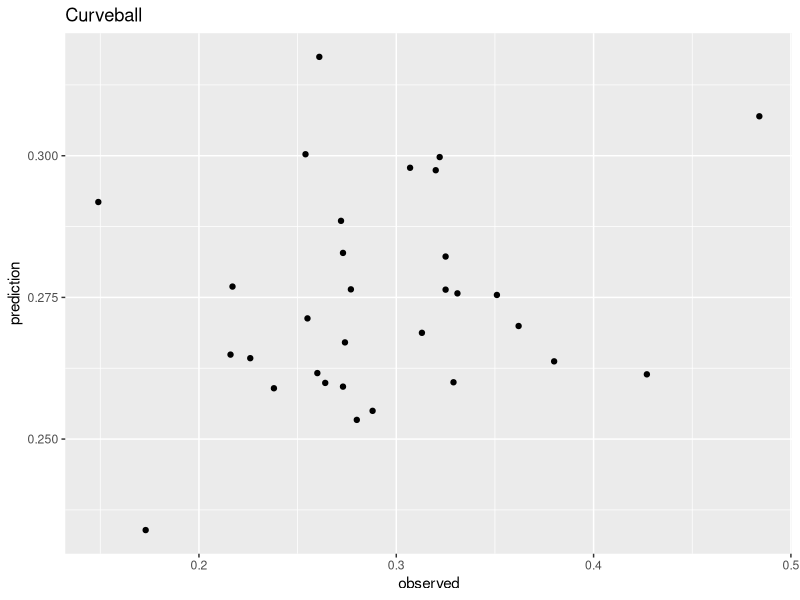
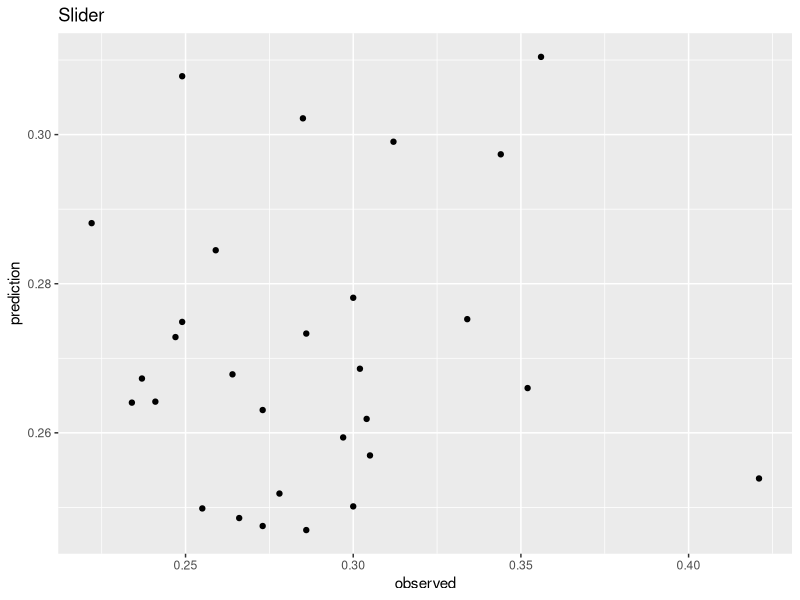
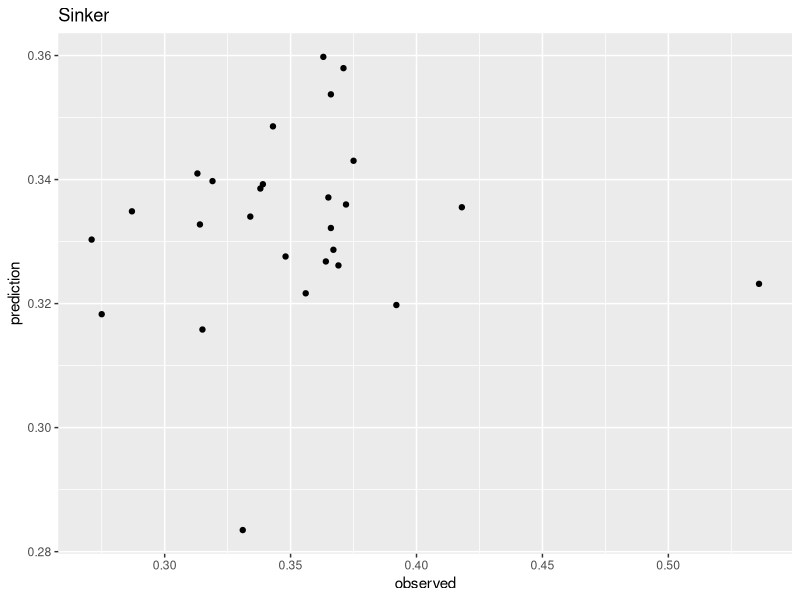
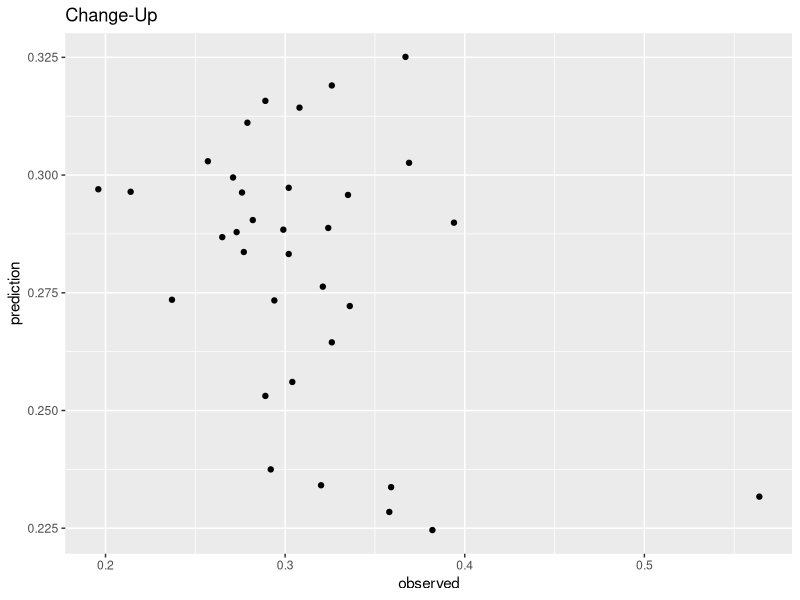
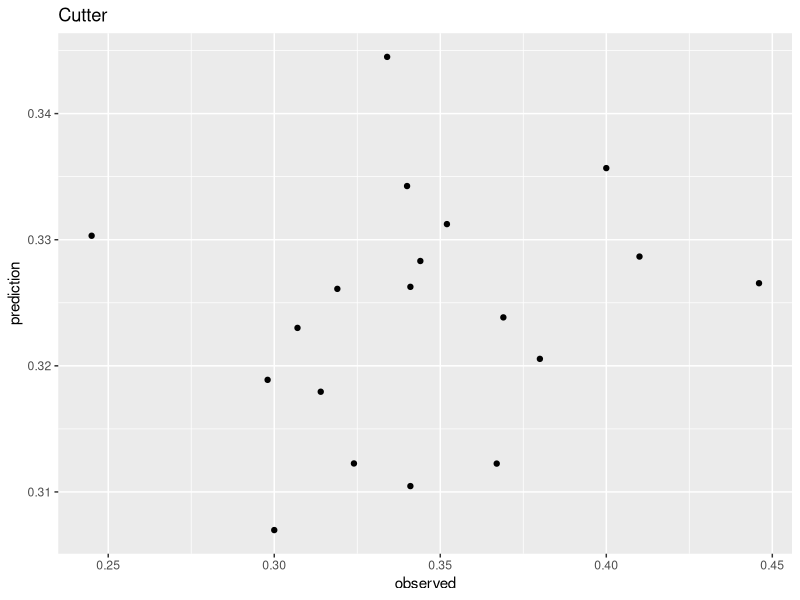
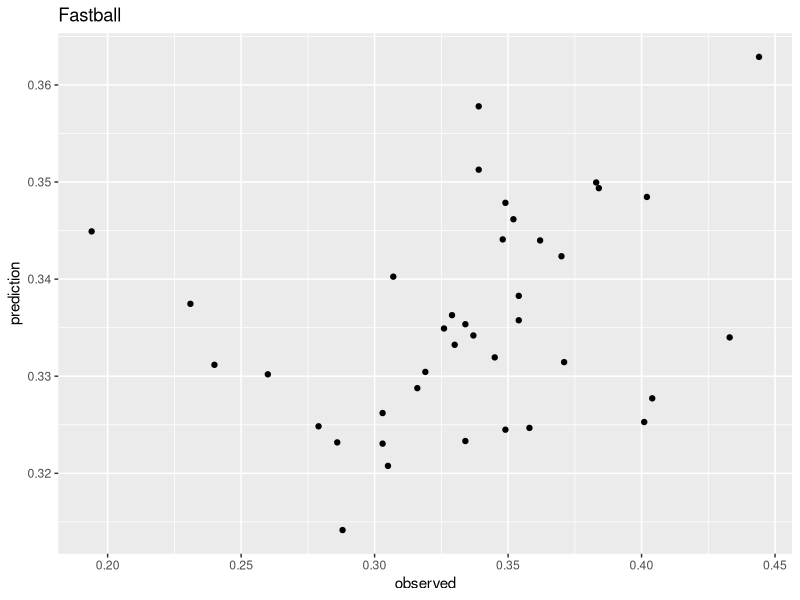

Generate these figures, in order, with R:
## ---- chunk 1
library(tidyverse)
library(ranger)
library(Metrics)

set.seed(840172)
## ---- chunk 2
arsenals <- read_csv("Updated Data/arsenal_stats.csv") %>% 
  rename(player_name = `last_name, first_name`) %>% 
  select(player_name, player_id, Season, pitch_type, est_woba, woba, run_value)

xwOBA_si <- arsenals %>% 
  filter(pitch_type == "SIFT") %>% 
  select(player_id, Season, est_woba)

xwOBA_sl <- arsenals %>% 
  filter(pitch_type == "SL") %>% 
  select(player_id, Season, est_woba)

xwOBA_cu <- arsenals %>% 
  filter(pitch_type == "CUKC") %>% 
  select(player_id, Season, est_woba)

xwOBA_ch <- arsenals %>% 
  filter(pitch_type == "CH") %>% 
  select(player_id, Season, est_woba)

xwOBA_fc <- arsenals %>% 
  filter(pitch_type == "FC") %>% 
  select(player_id, Season, est_woba)

xwOBA_ff <- arsenals %>% 
  filter(pitch_type == "FF") %>% 
  select(player_id, Season, est_woba)


si <- read_csv("Updated Data/SI_interpitch_2020-2023.csv") %>% 
  select(-...1:-player_name) %>% 
left_join(xwOBA_si, by = c("mlbAM_ID" = "player_id", "Season" = "Season")) %>% 
  filter(!is.na(est_woba)) %>%
  mutate_all(~ifelse(is.na(.), 100, .))

sl <- read_csv("Updated Data/SL_interpitch_2020-2023.csv") %>% 
  select(-...1:-player_name) %>% 
left_join(xwOBA_sl, by = c("mlbAM_ID" = "player_id", "Season" = "Season")) %>% 
  filter(!is.na(est_woba)) %>%
  mutate_all(~ifelse(is.na(.), 100, .))

cu <- read_csv("Updated Data/CU_interpitch_2020-2023.csv") %>% 
  select(-...1:-player_name) %>% 
left_join(xwOBA_cu, by = c("mlbAM_ID" = "player_id", "Season" = "Season")) %>% 
  filter(!is.na(est_woba)) %>%
  mutate_all(~ifelse(is.na(.), 100, .))

ch <- read_csv("Updated Data/CH_interpitch_2020-2023.csv") %>% 
  select(-...1:-player_name) %>% 
left_join(xwOBA_ch, by = c("mlbAM_ID" = "player_id", "Season" = "Season")) %>% 
  filter(!is.na(est_woba)) %>%
  mutate_all(~ifelse(is.na(.), 100, .))

fc <- read_csv("Updated Data/FC_interpitch_2020-2023-3.csv") %>% 
  select(-...1:-player_name) %>% 
left_join(xwOBA_fc, by = c("mlbAM_ID" = "player_id", "Season" = "Season")) %>% 
  filter(!is.na(est_woba)) %>%
  mutate_all(~ifelse(is.na(.), 100, .))

ff <- read_csv("Updated Data/FF_interpitch_2020-2023.csv") %>% 
  select(-...1:-player_name) %>% 
left_join(xwOBA_ff, by = c("mlbAM_ID" = "player_id", "Season" = "Season")) %>% 
  filter(!is.na(est_woba)) %>%
  mutate_all(~ifelse(is.na(.), 100, .))

## ---- chunk 3
si_test <- si %>% 
  filter(Season != 2023) %>% 
  filter(Season != 2020) %>% 
  select(-mlbAM_ID, -Season)

sl_test <- sl %>% 
  filter(Season != 2023) %>% 
  filter(Season != 2020) %>%
  select(-mlbAM_ID, -Season)

cu_test <- cu %>% 
  filter(Season != 2023) %>% 
  filter(Season != 2020) %>%
  select(-mlbAM_ID, -Season)

ch_test <- ch %>% 
  filter(Season != 2023) %>% 
  filter(Season != 2020) %>%
  select(-mlbAM_ID, -Season)

fc_test <- fc %>% 
  filter(Season != 2023) %>% 
  filter(Season != 2020) %>%
  select(-mlbAM_ID, -Season)

ff_test <- ff %>% 
  filter(Season != 2023) %>% 
  filter(Season != 2020) %>%
  select(-mlbAM_ID, -Season)
## ---- chunk 4
si_2023 <- si %>% 
  filter(Season == 2023) %>% 
  select(-mlbAM_ID, -Season)

sl_2023 <- sl %>% 
  filter(Season == 2023) %>% 
  select(-mlbAM_ID, -Season)

cu_2023 <- cu %>% 
  filter(Season == 2023) %>% 
  select(-mlbAM_ID, -Season)

ch_2023 <- ch %>% 
  filter(Season == 2023) %>% 
  select(-mlbAM_ID, -Season)

fc_2023 <- fc %>% 
  filter(Season == 2023) %>% 
  select(-mlbAM_ID, -Season)

ff_2023 <- ff %>% 
  filter(Season == 2023) %>% 
  select(-mlbAM_ID, -Season)
## ---- chunk 5
si_model <- ranger(est_woba ~ ., data = si_test)
## ---- chunk 6
sl_model <- ranger(est_woba ~ ., data = sl_test)
## ---- chunk 7
cu_model <- ranger(est_woba ~ ., data = cu_test)
## ---- chunk 8
ch_model <- ranger(est_woba ~ ., data = ch_test)
## ---- chunk 9
fc_model <- ranger(est_woba ~ ., data = fc_test)
## ---- chunk 10
ff_model <- ranger(est_woba ~ ., data = ff_test)
## ---- chunk 11
# Sinker
SI <- si_2023 %>% 
  mutate(prediction = predict(si_model, si_2023)$predictions) %>% 
  rename(observed = est_woba) %>% 
  select(observed, prediction)

rmse_si <- rmse(SI$observed, SI$prediction)


# Slider
SL <- sl_2023 %>% 
  mutate(prediction = predict(sl_model, sl_2023)$predictions) %>% 
  rename(observed = est_woba) %>% 
  select(observed, prediction)

rmse_sl <- rmse(SL$observed, SL$prediction)


# Curveball
CU <- cu_2023 %>% 
  mutate(prediction = predict(cu_model, cu_2023)$predictions) %>% 
  rename(observed = est_woba) %>% 
  select(observed, prediction)

rmse_cu <- rmse(CU$observed, CU$prediction)


# Change-Up
CH <- ch_2023 %>% 
  mutate(prediction = predict(ch_model, ch_2023)$predictions) %>% 
  rename(observed = est_woba) %>% 
  select(observed, prediction)

rmse_ch <- rmse(CH$observed, CH$prediction)


# Cutter
FC <- fc_2023 %>% 
  mutate(prediction = predict(fc_model, fc_2023)$predictions) %>% 
  rename(observed = est_woba) %>% 
  select(observed, prediction)

rmse_fc <- rmse(FC$observed, FC$prediction)


# Fastball
FF <- ff_2023 %>% 
  mutate(prediction = predict(ff_model, ff_2023)$predictions) %>% 
  rename(observed = est_woba) %>% 
  select(observed, prediction)

rmse_ff <- rmse(FF$observed, FF$prediction)
## ---- chunk 12
CU %>% 
  ggplot(aes(x = observed, y = prediction)) +
  geom_point() +
  labs(title = "Curveball")


SL %>% 
  ggplot(aes(x = observed, y = prediction)) +
  geom_point() +
  labs(title = "Slider")


SI %>% 
  ggplot(aes(x = observed, y = prediction)) +
  geom_point() +
  labs(title = "Sinker")


CH %>% 
  ggplot(aes(x = observed, y = prediction)) +
  geom_point() +
  labs(title = "Change-Up")


FC %>% 
  ggplot(aes(x = observed, y = prediction)) +
  geom_point() +
  labs(title = "Cutter")


FF %>% 
  ggplot(aes(x = observed, y = prediction)) +
  geom_point() +
  labs(title = "Fastball")
